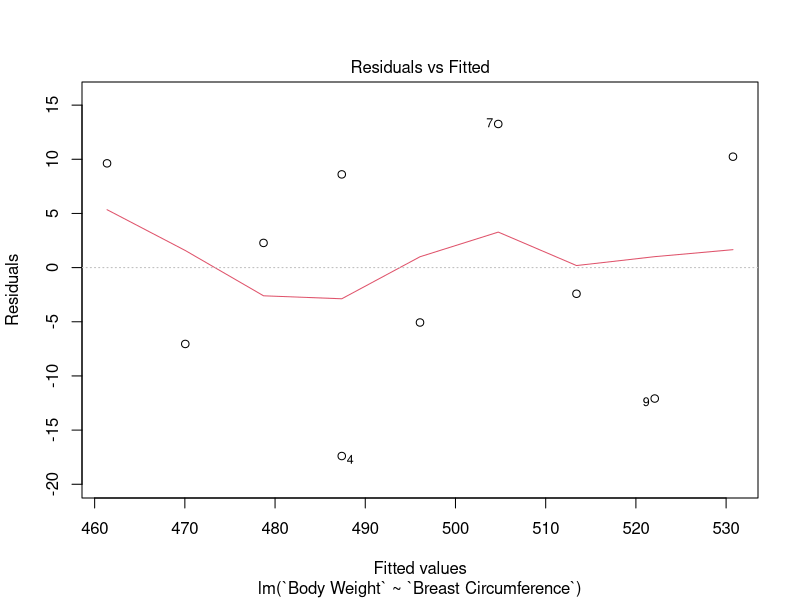
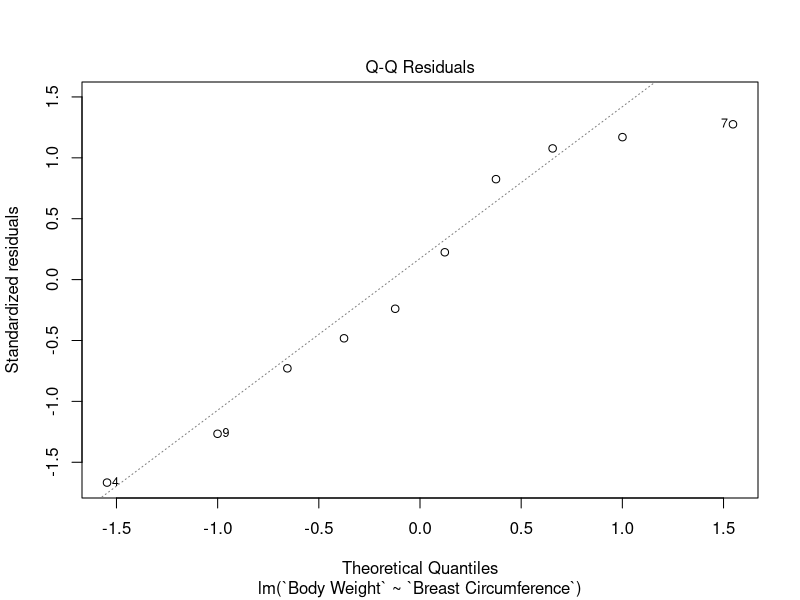
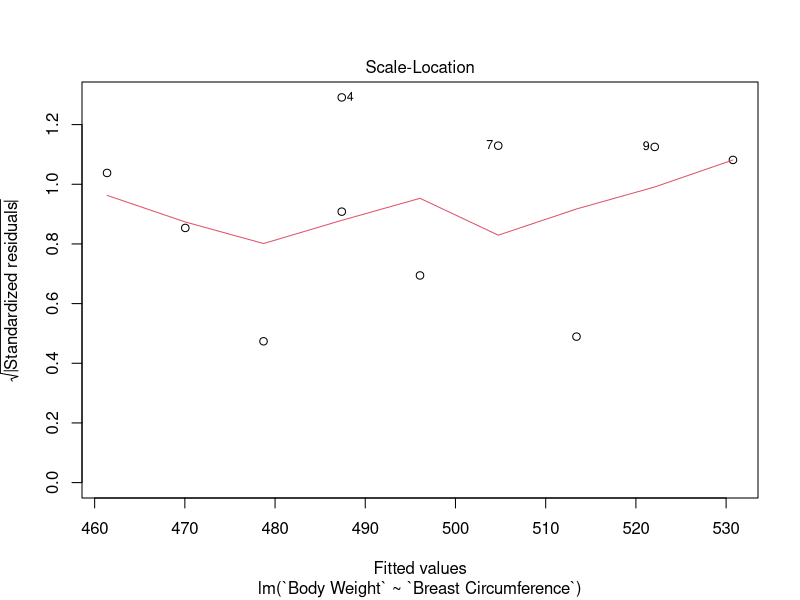
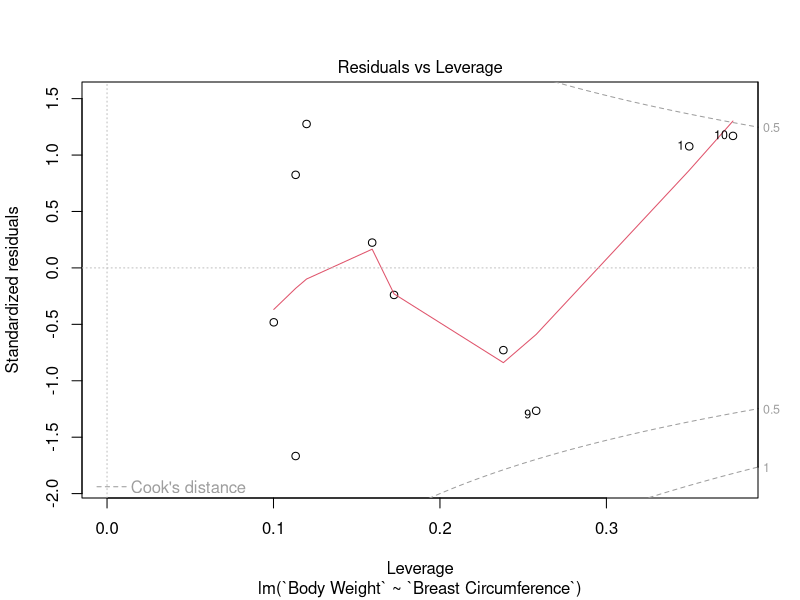

Reproduce these figures in R, in order.
## ---- chunk 1
suppressPackageStartupMessages( require(dplyr) )
tbl_reg <- tibble::tibble(`Breast Circumference` = c(176, 177, 178, 179, 179, 180, 181, 182,183, 184),
                          `Body Weight` = c(471, 463, 481, 470, 496, 491, 518, 511, 510, 541))
n_nr_ani <- nrow(tbl_reg)
tbl_reg <- bind_cols(tibble::tibble(Animal = 1:n_nr_ani),
                     tbl_reg)
knitr::kable(tbl_reg)
## ---- chunk 2
vec_x <- tbl_reg$`Breast Circumference`
vec_y <- tbl_reg$`Body Weight`
n_hat_b <- solve(crossprod(vec_x),crossprod(vec_x,vec_y))
n_hat_b
## ---- chunk 3
lm_bw_bc <- lm(`Body Weight` ~ 0 + `Breast Circumference`, data = tbl_reg)
summary(lm_bw_bc)
## ---- chunk 4
n_uni_hat_b <- cov(vec_x,vec_y)/var(vec_x)
n_uni_hat_b
## ---- chunk 5
cov(vec_x,vec_y)
## ---- chunk 6
(sprod <- sum((vec_x-mean(vec_x)) * (vec_y - mean(vec_y))))
## ---- chunk 7
(cov_xy <- sprod/(length(vec_y)-1))
## ---- chunk 8
var(vec_x)
## ---- chunk 9
(ssq <- sum((vec_x-mean(vec_x))^2))
## ---- chunk 10
(var_x <- ssq/(length(vec_x)-1))
## ---- chunk 11
(n_hat_b_uni <- cov_xy / var_x)
## ---- chunk 12
mat_x <- matrix(c(rep(1,n_nr_ani), vec_x), ncol = 2)
(vec_b_hat <- crossprod(solve(crossprod(mat_x)), crossprod(mat_x, vec_y)))
## ---- chunk 13
lm_bw_bc_inter <- lm(`Body Weight` ~ `Breast Circumference`, data = tbl_reg)
summary(lm_bw_bc_inter)
## ---- chunk 14
plot(lm_bw_bc_inter)
